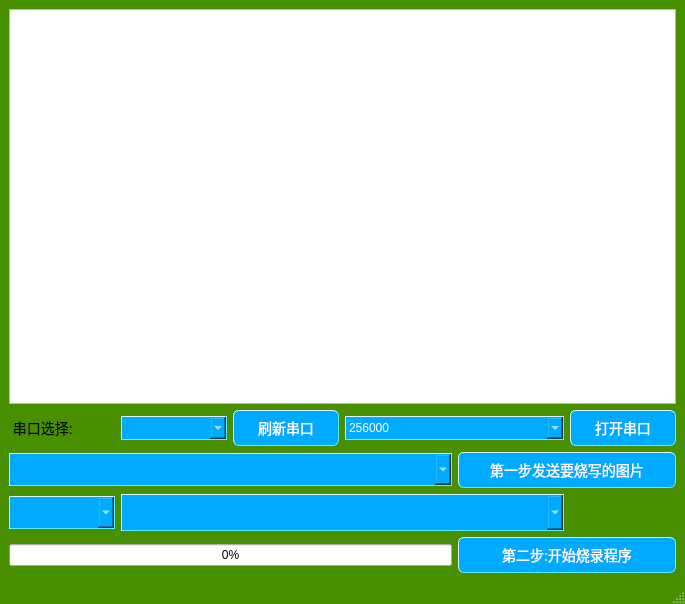
<?xml version="1.0" encoding="UTF-8"?>
<ui version="4.0">
 <class>MainWindow</class>
 <widget class="QMainWindow" name="MainWindow">
  <property name="geometry">
   <rect>
    <x>0</x>
    <y>0</y>
    <width>685</width>
    <height>604</height>
   </rect>
  </property>
  <property name="windowTitle">
   <string>串口助手</string>
  </property>
  <property name="styleSheet">
   <string notr="true">
#widget
{
	background-color: rgb(72, 144, 0);
}
#statusbar
{
	background-color: rgb(72, 144, 0);
}
#menubar
{
	background-color: rgb(72, 144, 0);
}
QComboBox
{
	 background-color:rgb(0, 170, 255);
	border-width: 0.5px;
    border-style: outset;
    border-color: rgb(90, 239, 255);
    color: rgb(255, 255, 255);
	padding: 3px;
}
QComboBox:pressed
{
	 background-color: rgb(144, 141, 150);
    border-style: inset;
}


QPushButton
{
	 background-color: rgb(0, 170, 255);
    border-style: outset;
    border-width: 0.5px;
    border-radius: 6px;
    border-color: rgb(90, 239, 255);
    color: rgb(255, 255, 255);
    font: 14px;
    min-width: 10em;
    padding: 6px;
}
QPushButton:pressed
{
	 background-color: rgb(144, 141, 150);
    border-style: inset;
}</string>
  </property>
  <widget class="QWidget" name="widget">
   <layout class="QGridLayout" name="gridLayout">
    <item row="4" column="4" colspan="2">
     <widget class="QPushButton" name="pushButton">
      <property name="font">
       <font>
        <family>宋体</family>
        <pointsize>-1</pointsize>
        <weight>50</weight>
        <italic>false</italic>
        <bold>false</bold>
       </font>
      </property>
      <property name="text">
       <string>第二步:开始烧录程序</string>
      </property>
     </widget>
    </item>
    <item row="0" column="0" colspan="6">
     <widget class="QTextBrowser" name="textEdit_ReceiveMsg"/>
    </item>
    <item row="3" column="0">
     <widget class="QComboBox" name="comboBox_2">
      <property name="font">
       <font>
        <family>宋体</family>
        <pointsize>12</pointsize>
        <weight>50</weight>
        <bold>false</bold>
       </font>
      </property>
     </widget>
    </item>
    <item row="1" column="1">
     <widget class="QComboBox" name="comboBox_COMx">
      <property name="autoFillBackground">
       <bool>false</bool>
      </property>
     </widget>
    </item>
    <item row="1" column="5">
     <widget class="QPushButton" name="pushButton_OpenSerial">
      <property name="font">
       <font>
        <family>宋体</family>
        <pointsize>-1</pointsize>
        <weight>50</weight>
        <italic>false</italic>
        <bold>false</bold>
       </font>
      </property>
      <property name="text">
       <string>打开串口</string>
      </property>
     </widget>
    </item>
    <item row="2" column="0" colspan="4">
     <widget class="QComboBox" name="comboBox_3">
      <property name="font">
       <font>
        <family>宋体</family>
        <pointsize>12</pointsize>
       </font>
      </property>
      <property name="styleSheet">
       <string notr="true"/>
      </property>
     </widget>
    </item>
    <item row="4" column="0" colspan="4">
     <widget class="QProgressBar" name="progressBar">
      <property name="value">
       <number>0</number>
      </property>
     </widget>
    </item>
    <item row="1" column="2">
     <widget class="QPushButton" name="Refsh_Serial">
      <property name="text">
       <string>刷新串口</string>
      </property>
     </widget>
    </item>
    <item row="2" column="4" colspan="2">
     <widget class="QPushButton" name="pushButton_2">
      <property name="font">
       <font>
        <family>宋体</family>
        <pointsize>-1</pointsize>
        <weight>50</weight>
        <italic>false</italic>
        <bold>false</bold>
       </font>
      </property>
      <property name="styleSheet">
       <string notr="true">#QpushButton
{
	background-color: red;
    border-style: outset;
    border-width: 2px;
    border-radius: 10px;
    border-color: beige;
    font: bold 14px;
    min-width: 10em;
    padding: 6px;
}</string>
      </property>
      <property name="text">
       <string>第一步发送要烧写的图片</string>
      </property>
     </widget>
    </item>
    <item row="3" column="1" colspan="4">
     <widget class="QComboBox" name="comboBox_Picture">
      <property name="font">
       <font>
        <family>宋体</family>
        <pointsize>14</pointsize>
       </font>
      </property>
      <property name="layoutDirection">
       <enum>Qt::LeftToRight</enum>
      </property>
      <item>
       <property name="text">
        <string/>
       </property>
      </item>
     </widget>
    </item>
    <item row="1" column="3" colspan="2">
     <widget class="QComboBox" name="comboBox">
      <item>
       <property name="text">
        <string>256000</string>
       </property>
      </item>
      <item>
       <property name="text">
        <string>115200</string>
       </property>
      </item>
     </widget>
    </item>
    <item row="1" column="0">
     <widget class="QLabel" name="label">
      <property name="font">
       <font>
        <pointsize>-1</pointsize>
        <weight>50</weight>
        <italic>false</italic>
        <bold>false</bold>
       </font>
      </property>
      <property name="layoutDirection">
       <enum>Qt::RightToLeft</enum>
      </property>
      <property name="autoFillBackground">
       <bool>false</bool>
      </property>
      <property name="styleSheet">
       <string notr="true">#label
{
	color:Black;
    font:14px;
}</string>
      </property>
      <property name="text">
       <string> 串口选择:</string>
      </property>
     </widget>
    </item>
   </layout>
  </widget>
  <widget class="QStatusBar" name="statusbar">
   <property name="layoutDirection">
    <enum>Qt::LeftToRight</enum>
   </property>
  </widget>
 </widget>
 <resources/>
 <connections/>
</ui>
